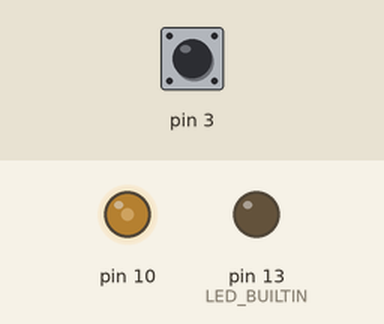
Simulated run of this sketch. Board: Arduino Uno, built with avr-gcc and run on an emulated ATmega328P. Shown: output pins drawn as LEDs (lit = HIGH). Inputs (shaded band) come from the test bench; at power-on: pin 3 HIGH.

Above: at 1.2 s.
1.3 s: pin 3 pulled LOW for 0.15 s
At 1.38 s:
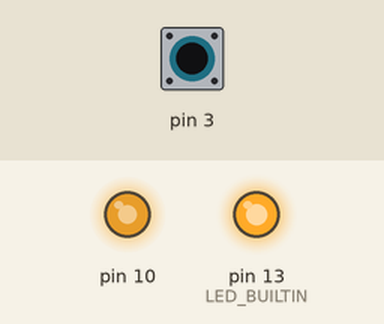
2.9 s: pin 3 pulled LOW for 1 s
At 4.4 s:
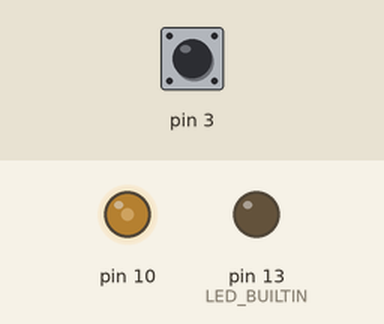
5.4 s: pin 3 pulled LOW for 3.2 s
At 6.7 s:
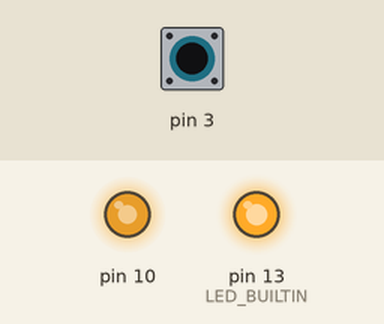
Timing chart, 0 to 10.1 s (numbered marks = the images above; inputs shaded):
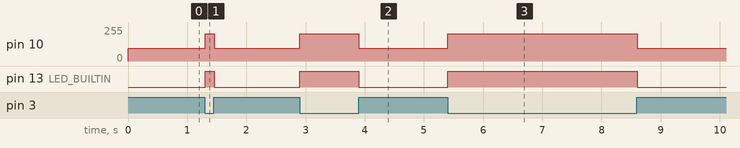

The sketch:

UltraStrikeCode.ino
```cpp
void setup(){

  //pin 2 trigger switch
  pinMode(3, INPUT_PULLUP);

  //pin 10 flywheel motor controller PWM throttle signal
  pinMode(10, OUTPUT);
  pinMode(LED_BUILTIN,OUTPUT);
  //fast PWM prescaler 64 (250kHz)
  TCCR1A = _BV(COM1B1) | _BV(WGM11);
  TCCR1B = _BV(WGM13) | _BV(WGM12) | _BV(CS11) | _BV(CS10);
  ICR1 = 624; //400Hz
  OCR1B = 230; //write 920us low throttle

}

void loop(){

  if(digitalRead(3) == LOW){
    //start flywheels
    OCR1B = 500; //go
    digitalWrite(LED_BUILTIN,HIGH);
  } else {
    OCR1B = 230; //shutdown
    digitalWrite(LED_BUILTIN,LOW);
  }
  delay(5);
}
```

Measured:
- after the input at 1.3 s, pin 10: 94/255 → 204/255 at once, → 94/255 0.15 s later; pin 13 (LED_BUILTIN): LOW → HIGH at once, → LOW 0.15 s later
- after the input at 2.9 s, pin 10: 94/255 → 204/255 at once, → 94/255 1.0 s later; pin 13 (LED_BUILTIN): LOW → HIGH at once, → LOW 1.0 s later
- after the input at 5.4 s, pin 10: 94/255 → 204/255 at once, → 94/255 3.2 s later; pin 13 (LED_BUILTIN): LOW → HIGH at once, → LOW 3.2 s later
